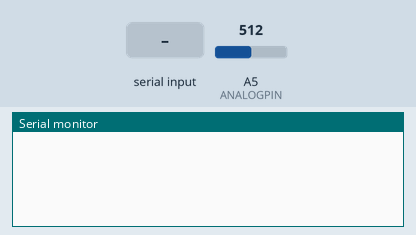
Recording of a sketch running on a simulated Arduino Uno, built with avr-gcc and run on an emulated ATmega328P. Parts: the last lines printed to the serial monitor. The inputs (shaded band) are chosen by the test bench; at power-on: A5 (ANALOGPIN) = 512.

Above: at 1.2 s.
1.3 s: "p" received over Serial
At 2.4 s:
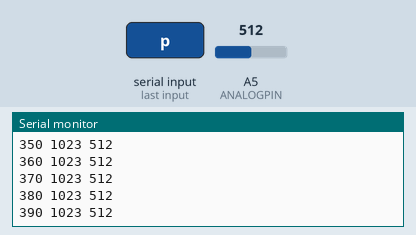
2.8 s: A5 (ANALOGPIN) set to 716
At 3.9 s:
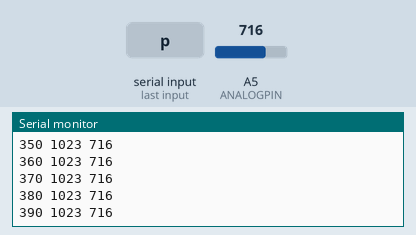
4.3 s: A5 (ANALOGPIN) set to 900
At 5.3 s:
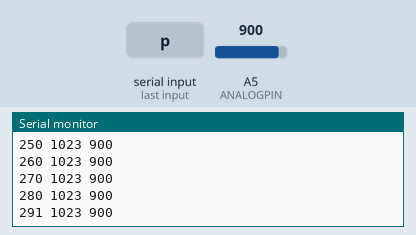
Timing chart, 0 to 7.3 s (numbered marks = the images above; inputs shaded):
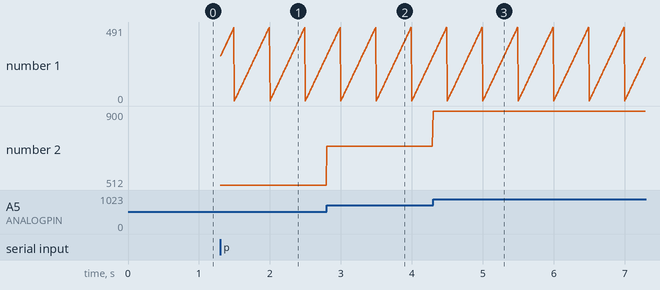

The sketch:

walk1.ino
```cpp
/*
 * walkGPS stage 1 : determine the duration of the sentence burst
 * by means of the serial plotter
 * Conclusion : each burst is practically continuous
 * short bursts of about 250 ms, long burst of about 450 ms
 * The burst period fluctuates around 1 second
Typical sequence of 5 seconds :
$GPGGA,133449.000,4332.7181,N,00129.2813,E,1,7,1.32,136.0,M,50.4,M,,*5D
$GPGSA,A,3,08,21,10,32,14,27,23,,,,,,1.59,1.32,0.88*05
$GPRMC,133449.000,A,4332.7181,N,00129.2813,E,0.22,213.72,130622,,,A*6C
$GPVTG,213.72,T,,M,0.22,N,0.40,K,A*3C

$GPGGA,133450.000,4332.7181,N,00129.2813,E,1,7,1.32,136.0,M,50.4,M,,*55
$GPGSA,A,3,08,21,10,32,14,27,23,,,,,,1.59,1.32,0.88*05
$GPRMC,133450.000,A,4332.7181,N,00129.2813,E,0.23,238.06,130622,,,A*6F
$GPVTG,238.06,T,,M,0.23,N,0.43,K,A*34

$GPGGA,133451.000,4332.7180,N,00129.2812,E,1,7,1.32,136.0,M,50.4,M,,*54
$GPGSA,A,3,08,21,10,32,14,27,23,,,,,,1.59,1.32,0.88*05
$GPRMC,133451.000,A,4332.7180,N,00129.2812,E,0.15,227.53,130622,,,A*65
$GPVTG,227.53,T,,M,0.15,N,0.28,K,A*32

$GPGGA,133452.000,4332.7180,N,00129.2812,E,1,7,1.32,136.0,M,50.4,M,,*57
$GPGSA,A,3,08,21,10,32,14,27,23,,,,,,1.59,1.32,0.88*05
$GPRMC,133452.000,A,4332.7180,N,00129.2812,E,0.05,277.95,130622,,,A*68
$GPVTG,277.95,T,,M,0.05,N,0.10,K,A*37

$GPGGA,133453.000,4332.7180,N,00129.2811,E,1,7,1.32,136.0,M,50.4,M,,*55
$GPGSA,A,3,08,21,10,32,14,27,23,,,,,,1.59,1.32,0.88*05
$GPGSV,3,1,12,08,85,299,27,21,62,295,27,27,52,128,22,10,38,050,44*70
$GPGSV,3,2,12,01,33,272,17,32,26,104,42,22,17,125,17,14,12,322,15*7A
$GPGSV,3,3,12,16,10,177,19,44,09,108,,23,08,042,20,03,07,213,17*7A
$GPRMC,133453.000,A,4332.7180,N,00129.2811,E,0.11,118.87,130622,,,A*66
$GPVTG,118.87,T,,M,0.11,N,0.21,K,A*39
 * longest sequence is about 75 chars, short burst 240 chars, long burst 448 chars
 * note: we have 2k bytes total RAM
 */

 #include <SoftwareSerial.h>
#define RX 7
#define TX 8
#define ANALOGPIN 5
SoftwareSerial mysoft = SoftwareSerial( RX, TX );
bool verbose = false;
bool plot = false;

void setup() {
Serial.begin(115200);
mysoft.begin(9600);

}

void loop() {
char c;
// analog processing
  if  ( plot ) {
      static long tloop = 0;
      tloop += 10;
      int val = analogRead( ANALOGPIN );
      int tt = millis() % 500;
      Serial.print(tt); Serial.print(" 1023 "); Serial.println(val);
      while ( millis() < tloop ) {}
  }

// processing input from the GPS
  while ( mysoft.available() ) {
    c = mysoft.read();
    if  ( verbose ) {
        Serial.print( c );
    }
  }

// processing PC remote conrol
  if  ( Serial.available() ) {
      c = Serial.read();
      if  ( c == 'v' ) verbose = true;
      if  ( c == 'p' ) plot = true;
      if  ( c == 'n' ) { verbose = false; plot = false; }
  }
}
```

Measured:
- after the input at 1.3 s, the serial monitor: prints a new line at once (image 1)
